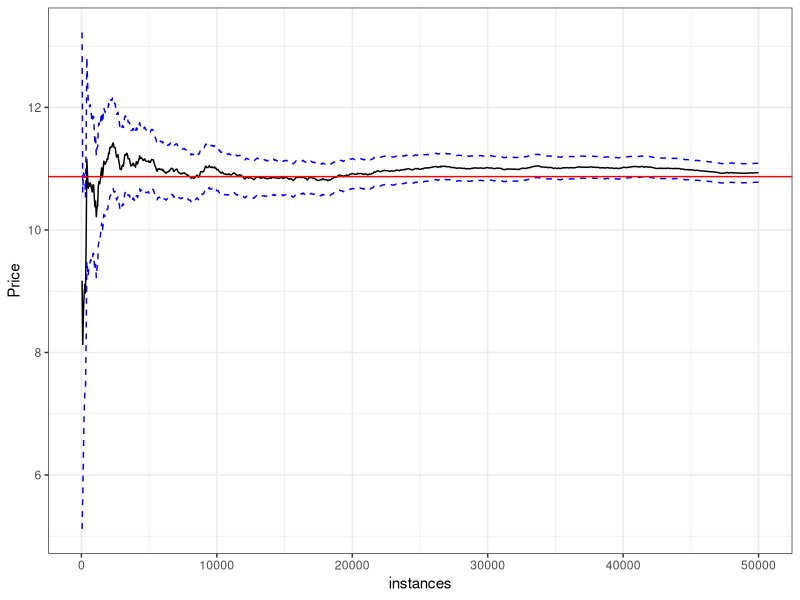

Recreate this plot in R.
#Background Information:

#Methods for Calculating Options (American and European):

#Least Square Monte Carlo
## Valuing Early Exercise Options (Bermudan or American)
## 1. Backward Induction: Assign value at every state at every timestep
## 2. Value is LS regression against market price of option value at that state and time
## 3. When all states are valued, optimal decision on option exercise is made

#Lattice Based Computation (Binomial Options Pricing Model)
##Closed Form solution of Black-Scholes 
##1. Create a tree structure where trees represent price levels
##2. Calculate option value at each final node 
##3. Find Option values at earlier nodes
##Note: Follows a binomial distribution (approaches log normal dist that is assumed by BS)

#Finite Difference methods
##PDE method to approximate continuous-time differential equations
##1. Run from time 0 to maturity
##2. Calculate maturity values (difference between exercise and underlying values)
##3. Calculate values at boundaries (zero and an some large value)
##4. Recursively calculate a lattice structure (many points at each node)

#Asian Options and Look-back options benefit most from MC
## Given Path dependent structure, there is no closed form solution
## Three previous methods grow exponential in complexity given # of paths to calculate
## Monte Carlo simulation is the best choice here.
## While MC is inefficient under closed form problems it shines under open
## MC provides better approximations of actual options price

#M. Broadie and P. Glasserman were the first to price AO by MC


#Let's build a function to simulate
sim_european_call<-function(S_0=100,K=100,vol=0.25,T_years=1,r=0.02,n=10^4){
  #Simulate the stock
  sim_S_T<-S_0*exp((r-0.5*vol^2)*T_years + vol*rnorm(n)*sqrt(T))
  #Calculate payoffs
  payoffs<-pmax(sim_S_T-K,0)*exp(-r*T_years)
  #Simulate results and bounds
  Price<-mean(payoffs)
  SE<-1.96*sd(payoffs)/sqrt(n)
  LowerB <- Price - SE
  UpperB <- Price + SE
  return(c(Price=Price,SE=SE,Lower=LowerB,Upper=UpperB))
}
#Simulation with 1000 instances
sim_european_call(S_0=100,K=100,vol=0.25,T_years=1,r=0.02,n=10^3)
#Simulation with 10000 instances
sim_european_call(S_0=100,K=100,vol=0.25,T_years=1,r=0.02,n=10^4)
#Simulation with 100000 instances
sim_european_call(S_0=100,K=100,vol=0.25,T_years=1,r=0.02,n=10^5)

#Real Value
Black_Scholes_call <- function(S_0=100,K=100,r=0.02,T_in_days=252, vol=0.25){
  d1_ = (log(S_0/K)+(r+vol^2/2)*T_in_days)/(vol*sqrt(T_in_days))
  d2_= (log(S_0/K)+(r-vol^2/2)*T_in_days)/(vol*sqrt(T_in_days))
  C_bseu= S_0*pnorm(d1_)-K*exp(-r*T_in_days)*pnorm(d2_) 
  return(C_bseu)
}
Black_Scholes_call(S_0=100,K=100,r=0.02,T_in_days=1, vol=0.25)

#Demonstration of CI shrinking with # of simulations increasing
set.seed(420)

bs_simul <- data.frame(instances = 50,
                       t(sim_european_call(S_0=100,K=100,vol=0.25,T_years=1,r=0.02,n=50)))

for(i in 2:1000){
  set.seed(420)
  bs_simul <- rbind(bs_simul,
                    data.frame(instances=50*i,
                               t(sim_european_call(S_0=100,K=100,vol=0.25,T_years=1,r=0.02,n=50*i))))
}

bs_price <- Black_Scholes_call(S_0=100,K=100,r=0.02,T_in_days=1, vol=0.25)

require(ggplot2)
#Let's plot the progress of the bounds and price estimate
ggplot(data=bs_simul) + geom_line(aes(x=instances,y=Price)) +
  geom_line(aes(x=instances,y=Lower),color="blue",linetype=2) +
  geom_line(aes(x=instances,y=Upper),color="blue",linetype=2) +
  geom_hline(yintercept=bs_price,color="red") +
  ylim(c(min(bs_simul$Lower),max(bs_simul$Upper))) + theme_bw()

